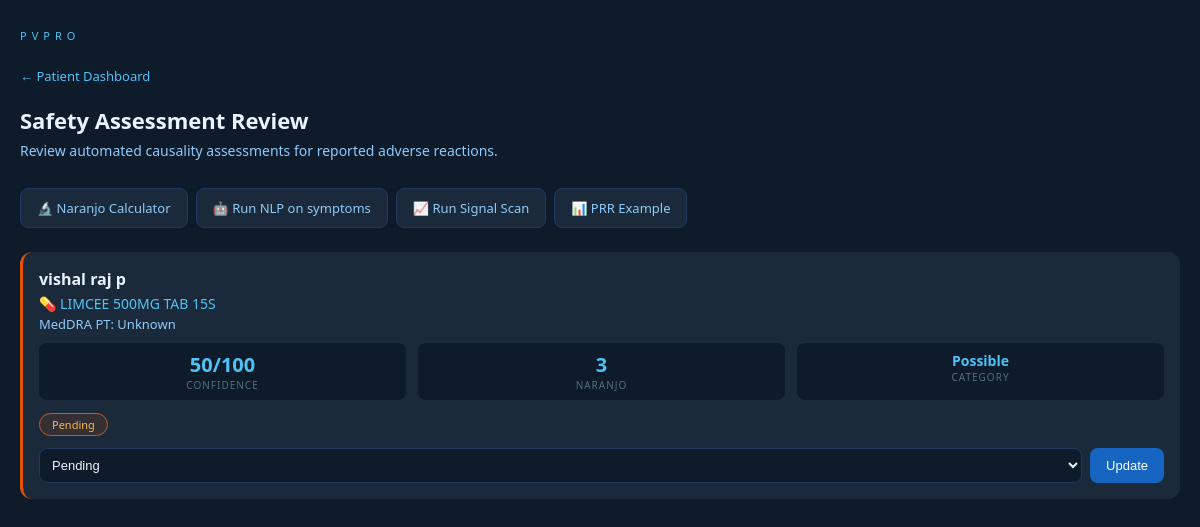
The page /pharmacist on the database its author committed.
### tables this page shows
CREATE TABLE adr_assessments (
        assessment_id INTEGER PRIMARY KEY AUTOINCREMENT,
        patient_id INTEGER, drug_name TEXT, meddra_pt TEXT,
        confidence_score INTEGER, naranjo_score INTEGER,
        naranjo_category TEXT,
        pharmacist_status TEXT DEFAULT 'Pending',
        review_date TEXT,
        FOREIGN KEY (patient_id) REFERENCES patient_profile(patient_id));

CREATE TABLE patient_profile (
            patient_id   INTEGER PRIMARY KEY AUTOINCREMENT,
            full_name    TEXT NOT NULL,
            age          INTEGER,
            gender       TEXT,
            phone        TEXT UNIQUE NOT NULL,
            created_at   TEXT
        );

### webapp/app.py (the view)
@app.route("/pharmacist")
def pharmacist():
    return render_template("pharmacist.html", assessments=get_all_assessments(),
                           naranjo_questions=NARANJO_QUESTIONS)

### modules/patient_db.py (called while the page is built)
def get_all_assessments():
    conn = sqlite3.connect(DB_PATH)
    c = conn.cursor()
    try:
        c.execute("""SELECT a.assessment_id,pp.full_name,a.drug_name,
                            a.meddra_pt,a.confidence_score,a.naranjo_score,
                            a.naranjo_category,a.pharmacist_status,a.review_date
                     FROM adr_assessments a
                     JOIN patient_profile pp ON a.patient_id=pp.patient_id
                     ORDER BY a.assessment_id DESC""")
        rows = c.fetchall()
    except:
        rows = []
    conn.close()
    return [{"assessment_id": r[0], "patient_name": r[1], "drug_name": r[2],
             "meddra_pt": r[3], "confidence_score": r[4], "naranjo_score": r[5],
             "naranjo_category": r[6], "pharmacist_status": r[7],
             "review_date": r[8]} for r in rows]

### webapp/templates/pharmacist.html (shortened to what this page needs)
<!DOCTYPE html>
<html lang="en">
<head>
</head>
<body>
  <div class="logo">PVPRO</div>
  <a href="/" class="back">← Patient Dashboard</a>
  <h2>Safety Assessment Review</h2>
<p class="sub">Review automated causality assessments for reported adverse reactions.</p>
  <div class="tools">
    <a href="/naranjo"       class="tool-btn">🔬 Naranjo Calculator</a>
    <a href="/nlp-process"   class="tool-btn">🤖 Run NLP on symptoms</a>
    <a href="/signals/scan"  class="tool-btn">📈 Run Signal Scan</a>
    <a href="/signals?drug=Aspirin&pt=Nausea" class="tool-btn">📊 PRR Example</a>
  </div>
  {% if assessments %}
    {% for a in assessments %}
    <div class="card {{ a.pharmacist_status }}">
      <div class="patient-name">{{ a.patient_name }}</div>
      <div class="drug">💊 {{ a.drug_name }}</div>
      <div class="meddra">MedDRA PT: {{ a.meddra_pt or 'Not mapped yet' }}</div>
      <div class="scores">
        <div class="score-box">
          <div class="score-val">{{ a.confidence_score }}/100</div>
          <div class="score-lbl">CONFIDENCE</div>
        </div>
        <div class="score-box">
          <div class="score-val">{{ a.naranjo_score }}</div>
          <div class="score-lbl">NARANJO</div>
        </div>
        <div class="score-box">
          <div class="score-val" style="font-size:14px;">{{ a.naranjo_category }}</div>
          <div class="score-lbl">CATEGORY</div>
        </div>
      </div>
      <span class="status-badge status-{{ a.pharmacist_status }}">{{ a.pharmacist_status }}</span>
      <form class="inline" method="POST" action="/pharmacist/update/{{ a.assessment_id }}">
        <select name="status">
          <option value="Pending"    {% if a.pharmacist_status=='Pending'    %}selected{% endif %}>Pending</option>
        </select>
        <button class="update" type="submit">Update</button>
      </form>
    </div>
    {% endfor %}
  {% else %}
    <div class="empty">
      No assessments yet.<br>
      Run /test then /adr-assess/1 to create your first assessment.
    </div>
  {% endif %}
</body>
</html>

### webapp/templates/pharmacist.html (style rules this page uses)
* { box-sizing: border-box; margin: 0; padding: 0; }
body { font-family: 'Segoe UI', sans-serif; background: #0D1B2A; color: #E8F4FD; padding: 28px 20px; }
.logo { font-size: 11px; letter-spacing: 5px; color: #4FC3F7; margin-bottom: 24px; }
h2 { font-size: 22px; font-weight: 700; margin-bottom: 6px; }
.sub { color: #90CAF9; font-size: 14px; margin-bottom: 28px; }
.back { color: #4FC3F7; font-size: 13px; text-decoration: none; display: block; margin-bottom: 20px; }
.card { background: #1A2A3A; border-radius: 12px; padding: 16px; margin-bottom: 14px; border-left: 3px solid #546E7A; }
.card.Pending { border-left-color: #E65100; }
.patient-name { font-size: 16px; font-weight: 700; margin-bottom: 4px; }
.drug { font-size: 14px; color: #4FC3F7; margin-bottom: 2px; }
.meddra { font-size: 13px; color: #90CAF9; margin-bottom: 10px; }
.scores { display: flex; gap: 12px; margin-bottom: 12px; }
.score-box { background: #0D1B2A; border-radius: 8px; padding: 8px 14px; text-align: center; flex: 1; }
.score-val { font-size: 20px; font-weight: 700; color: #4FC3F7; }
.score-lbl { font-size: 10px; color: #546E7A; letter-spacing: 1px; }
.status-badge { display: inline-block; padding: 3px 12px; border-radius: 20px; font-size: 11px; margin-bottom: 12px; }
.status-Pending { background: #E6510020; color: #FFB74D; border: 1px solid #E65100; }
form.inline { display: flex; gap: 8px; }
select { background: #0D1B2A; border: 1px solid #1E3A5F; color: #E8F4FD; padding: 8px; border-radius: 8px; font-size: 13px; flex: 1; }
button.update { padding: 8px 16px; background: #1565C0; color: #fff; border: none; border-radius: 8px; font-size: 13px; cursor: pointer; }
.tools { display: flex; gap: 8px; margin-bottom: 24px; flex-wrap: wrap; }
.tool-btn { padding: 10px 16px; background: #1A2A3A; border: 1px solid #1E3A5F; color: #90CAF9; border-radius: 8px; font-size: 13px; text-decoration: none; }

### rows shown on the page
adr_assessments: patient_name "vishal raj p", drug_name "LIMCEE 500MG TAB 15S", meddra_pt "Unknown", confidence_score "50", naranjo_score "3", naranjo_category "Possible", pharmacist_status "Pending", status "Pending"
